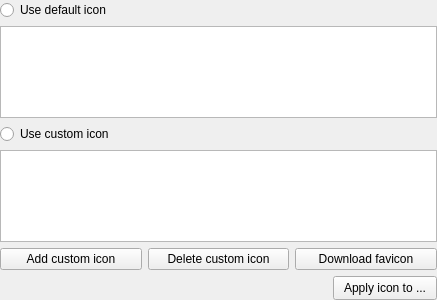
<?xml version="1.0" encoding="UTF-8"?>
<ui version="4.0">
 <class>EditWidgetIcons</class>
 <widget class="QWidget" name="EditWidgetIcons">
  <property name="geometry">
   <rect>
    <x>0</x>
    <y>0</y>
    <width>437</width>
    <height>300</height>
   </rect>
  </property>
  <layout class="QVBoxLayout" name="verticalLayout">
   <property name="leftMargin">
    <number>0</number>
   </property>
   <property name="topMargin">
    <number>0</number>
   </property>
   <property name="rightMargin">
    <number>0</number>
   </property>
   <property name="bottomMargin">
    <number>0</number>
   </property>
   <item>
    <widget class="QRadioButton" name="defaultIconsRadio">
     <property name="text">
      <string>Use default icon</string>
     </property>
    </widget>
   </item>
   <item>
    <widget class="QListView" name="defaultIconsView">
     <property name="editTriggers">
      <set>QAbstractItemView::NoEditTriggers</set>
     </property>
     <property name="movement">
      <enum>QListView::Static</enum>
     </property>
     <property name="flow">
      <enum>QListView::LeftToRight</enum>
     </property>
     <property name="isWrapping" stdset="0">
      <bool>true</bool>
     </property>
     <property name="resizeMode">
      <enum>QListView::Adjust</enum>
     </property>
     <property name="spacing">
      <number>8</number>
     </property>
     <property name="viewMode">
      <enum>QListView::IconMode</enum>
     </property>
    </widget>
   </item>
   <item>
    <widget class="QRadioButton" name="customIconsRadio">
     <property name="text">
      <string>Use custom icon</string>
     </property>
    </widget>
   </item>
   <item>
    <widget class="QListView" name="customIconsView">
     <property name="editTriggers">
      <set>QAbstractItemView::NoEditTriggers</set>
     </property>
     <property name="movement">
      <enum>QListView::Static</enum>
     </property>
     <property name="flow">
      <enum>QListView::LeftToRight</enum>
     </property>
     <property name="isWrapping" stdset="0">
      <bool>true</bool>
     </property>
     <property name="resizeMode">
      <enum>QListView::Adjust</enum>
     </property>
     <property name="spacing">
      <number>8</number>
     </property>
     <property name="viewMode">
      <enum>QListView::IconMode</enum>
     </property>
    </widget>
   </item>
   <item>
    <layout class="QHBoxLayout" name="customIconButtonsHorizontalLayout">
     <item>
      <widget class="QPushButton" name="addButton">
       <property name="text">
        <string>Add custom icon</string>
       </property>
      </widget>
     </item>
     <item>
      <widget class="QPushButton" name="deleteButton">
       <property name="text">
        <string>Delete custom icon</string>
       </property>
      </widget>
     </item>
     <item>
      <widget class="QPushButton" name="faviconButton">
       <property name="toolTip">
        <string>Download favicon for URL</string>
       </property>
       <property name="accessibleName">
        <string>Download favicon for URL</string>
       </property>
       <property name="text">
        <string>Download favicon</string>
       </property>
      </widget>
     </item>
    </layout>
   </item>
   <item>
    <layout class="QHBoxLayout" name="applyToChildrenHorizontalLayout" stretch="0,0">
     <item>
      <spacer name="horizontalSpacer">
       <property name="orientation">
        <enum>Qt::Horizontal</enum>
       </property>
       <property name="sizeHint" stdset="0">
        <size>
         <width>0</width>
         <height>0</height>
        </size>
       </property>
      </spacer>
     </item>
     <item>
      <widget class="QPushButton" name="applyIconToPushButton">
       <property name="sizePolicy">
        <sizepolicy hsizetype="Minimum" vsizetype="Fixed">
         <horstretch>0</horstretch>
         <verstretch>0</verstretch>
        </sizepolicy>
       </property>
       <property name="toolTip">
        <string>Apply selected icon to subgroups and entries</string>
       </property>
       <property name="accessibleName">
        <string>Apply selected icon to subgroups and entries</string>
       </property>
       <property name="styleSheet">
        <string notr="true">padding: 4px 10px</string>
       </property>
       <property name="text">
        <string>Apply icon to ...</string>
       </property>
      </widget>
     </item>
    </layout>
   </item>
  </layout>
 </widget>
 <tabstops>
  <tabstop>defaultIconsRadio</tabstop>
  <tabstop>defaultIconsView</tabstop>
  <tabstop>customIconsRadio</tabstop>
  <tabstop>customIconsView</tabstop>
  <tabstop>addButton</tabstop>
  <tabstop>deleteButton</tabstop>
  <tabstop>applyIconToPushButton</tabstop>
 </tabstops>
 <resources/>
 <connections/>
</ui>
